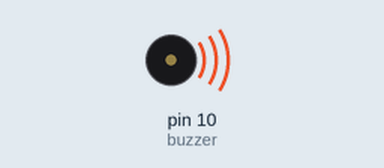
Bench run of a sketch on a simulated Arduino Uno, built with avr-gcc and run on an emulated ATmega328P. Shown: buzzer (waves = sounding).

Above: at 0.3 s.
Timing chart, 0 to 3.2 s (numbered marks = the images above):
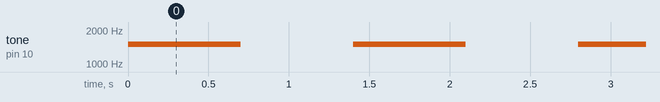

Measured:
- by itself, tone on pin 10 (buzzer): alternates 1500 Hz for 0.70 s and silent for 0.70 s

The sketch:

10__Project_BuzzerBeep.ino
```cpp
// 10° Projeto: Beep com buzzer (piezo)
// Gabriel Sassati da Costa

/*
Constante que representa o pino digital onde o terminal positivo
do buzzer está conectado. O terminal negativo do buzzer está
conectado ao GND, preferencialmente com um resistor de proteção
*/

const int buzzer = 10;

void setup() {
  //configura o pino do buzzer como saída digital.
  pinMode(buzzer, OUTPUT);
}

void loop() {
/*
Ativa o buzzer gerando um som com frequência de 1500hz. A função tone(pino, frequencia)
envia uma onda quadrada de determinada frequência para o pino especificado.
Essa onda faz com que o buzzer vibre e emita um som audível.
*/
  tone(buzzer, 1500);
    //mantém o som ativado por 500ms
  delay(700);

/*
Desativa o buzzer interrompendo a emissão de som.
A função noTone(pino) desliga o sinal gerado pelo comando tone(), silenciando o pino
indicado.
*/
  noTone(buzzer);

//Aguarda 500ms antes de reiniciar o ciclo
  delay(700);
}
```
